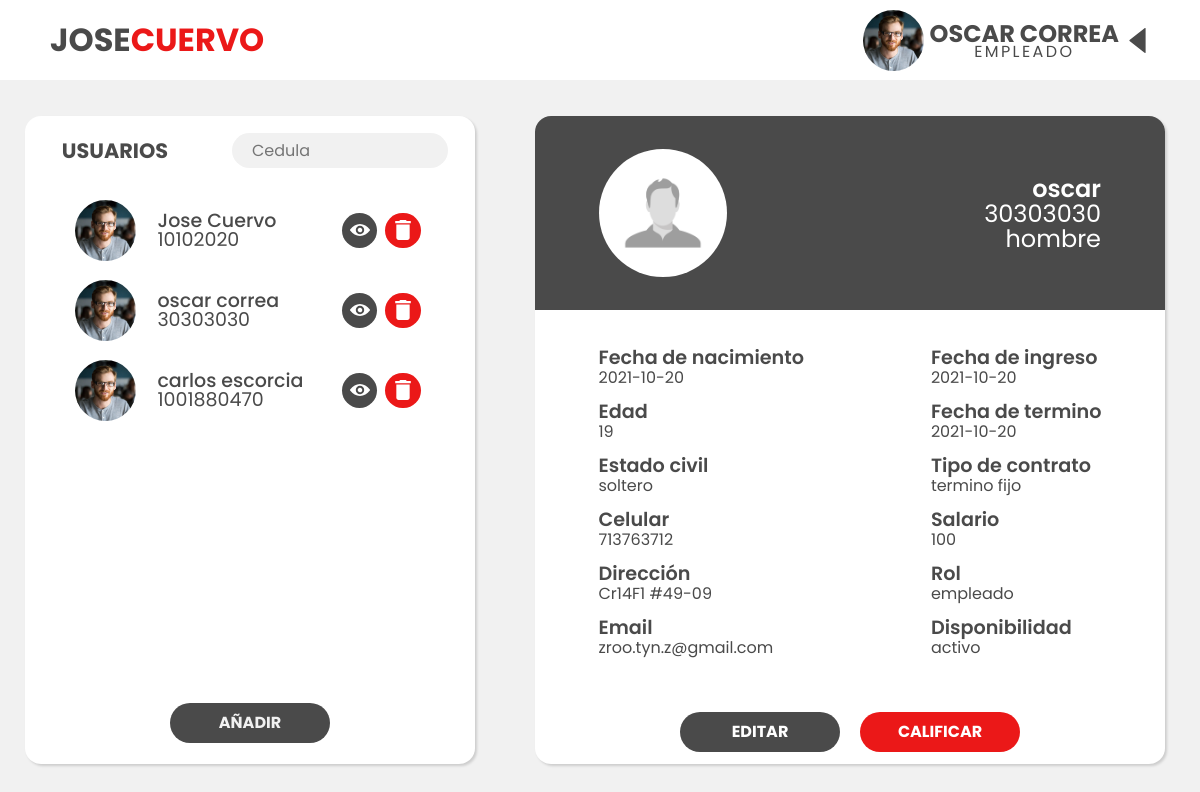
Page /dashboard/30303030 (signed in) on the earlier database version.
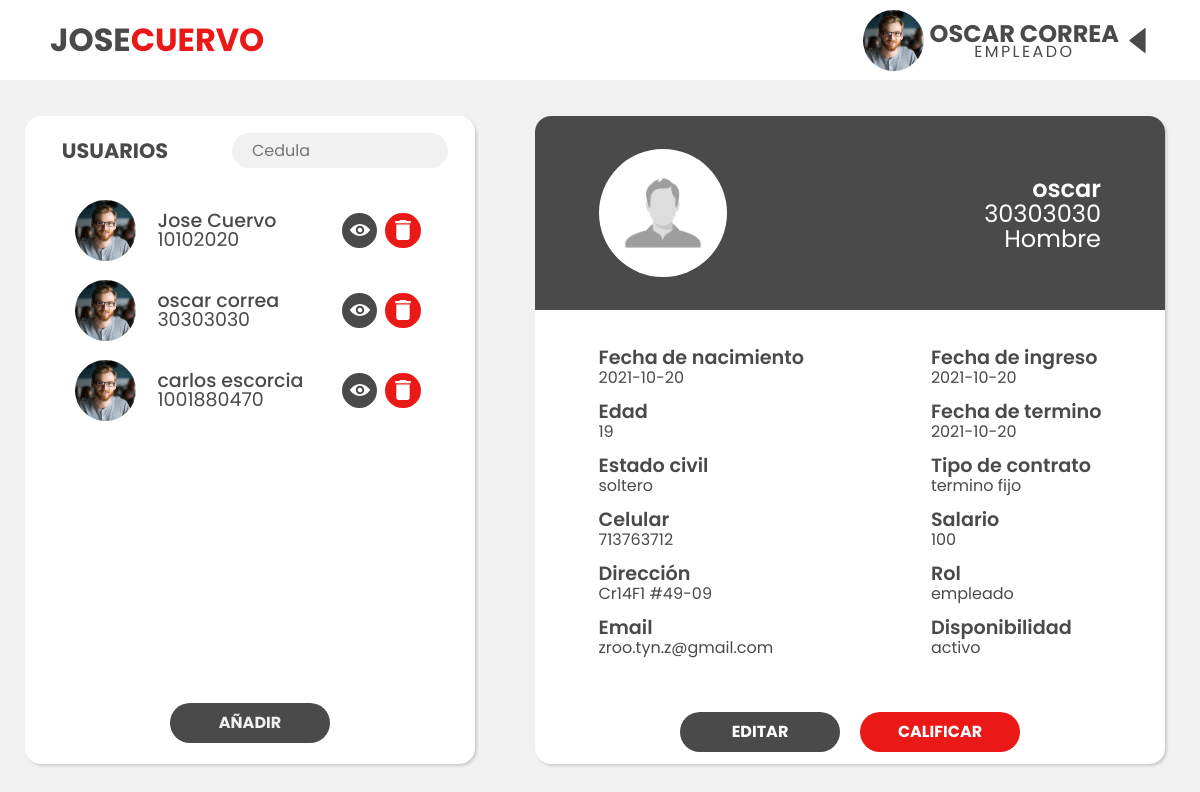
Same page on the later database version.
### tables this page shows
CREATE TABLE usuario (CC INTEGER NOT NULL, nombre VARCHAR, apellido VARCHAR, edad INTEGER, sexo CHAR NOT NULL, fecha_nacimiento DATE, estado_civil VARCHAR, celular INTEGER, direccion VARCHAR, email VARCHAR, fecha_ingreso DATE, fecha_termino DATE, tipo_contrato VARCHAR, salario INTEGER, rol INTEGER, disponibilidad BOOLEAN, foto VARCHAR, contraseña VARCHAR, primera_vez BOOLEAN, registrador VARCHAR, FOREIGN KEY (rol) REFERENCES rol (ID), PRIMARY KEY (CC));

### app.py (the view)
@app.route("/dashboard/<int:cedula>", methods=['GET'])
def buscar(cedula):
    if "usuario" in session:
        rol = roles[session["rol"]]
        target = "USUARIOS"
        if session["rol"] == 2:
            target = "EMPLEADOS"
        if request.method == "GET":
            nombres = session["nombre"] + " " + session["apellido"]
            nombres = nombres.upper()
            try:
                with sqlite3.connect('joseCuervoDB.db') as con:
                    con.row_factory = sqlite3.Row
                    cur = con.cursor()
                    cur.execute("SELECT CC,nombre,edad,estado_civil,celular,direccion,email,fecha_ingreso,fecha_termino,tipo_contrato,salario,rol,disponibilidad,foto,apellido,fecha_nacimiento,sexo FROM usuario WHERE CC=?",[str(cedula)])
                    usuario = cur.fetchone()
                    if session["rol"] == 2:
                        cur.execute("SELECT CC,nombre,foto,apellido FROM usuario WHERE CC != ? AND rol = ?",[session["usuario"],3])
                    else:
                        cur.execute("SELECT CC,nombre,foto,apellido FROM usuario WHERE CC != ?",[session["usuario"]])
                    row = cur.fetchall()
                    if usuario is None:
                        return redirect("/dashboard")
                    else:
                        return render_template("dashboard.html",nombre=nombres, rol=rol,target=target, row = row, Unombre=usuario["nombre"],edad=usuario["edad"],sexo=usuario["sexo"],cedula=usuario["CC"],nacimiento=usuario["fecha_nacimiento"],estado=usuario["estado_civil"],celular=usuario["celular"],direccion=usuario["direccion"],email=usuario["email"],ingreso=usuario["fecha_ingreso"],termino=usuario["fecha_termino"],tipo=usuario["tipo_contrato"],salario=usuario["salario"],Rol=roles[usuario["rol"]].lower(),disponible=disponible[usuario["disponibilidad"]])
            except Error as er:
                print('SQLite error: %s' % (' '.join(er.args)))
    else:
        return redirect("/")

### templates/dashboard.html (shortened to what this page needs)
{% extends "layout.html" %}
{% block head %}
<link rel="stylesheet" href="{{ url_for('static', filename='styles/vistaAdmin.css') }}">
{% endblock %}
{% block content %}
<main>
    <div class="tabla-usuarios">
        <div class="tabla-usuarios-top">
            <label>{{ target }}</label>
            <div class="search">
                <input type="text" name="" onkeyup="buscar()" id="search-box" placeholder="Cedula">
            </div>
        </div>
        <ul id="tabla">
            {% for r in row %}
            <li>
                <div class="user">
                    <img src="{{ url_for('static', filename='imgs/img.jpg') }}" alt="" class="foto-perfil">
                    <div class="user__info">
                        <p id="Tnombre">{{r["nombre"]}} {{r["apellido"]}}</p>
                        <p>{{r["CC"]}}</p>
                    </div>
                    <div class="buttons">
                        <a class="view" href="{{url_for('buscar',cedula=r['CC'])}}">
                            <img src="{{ url_for('static', filename='imgs/eye.svg') }}" alt="">
                        </a>
                        <a class="delete">
                            <img src="{{ url_for('static', filename='imgs/delete.svg') }}" alt="">
                        </a>
                    </div>
                </div>
            </li>
            {% endfor %}
        </ul>
        <div class="tabla-usuario-boton">
            <a class="button" href="/registroSuper">AÑADIR</a>
        </div>
    </div>
    <div class="info-usuarios">
        <div class="top-info">
            <img src="{{ url_for('static', filename='imgs/dafault.png') }}" alt="">
            <div class="usuario-info-ocupacion">
                <p class="nombre">{{Unombre}}</p>
                <p class="cedula">{{cedula}}</p>
                <p class="ocupacion">{{sexo}}</p>
            </div>
        </div>
        <div class="formulario">
            <div class="izq">
                <div>
                    <p class="titulo">Fecha de nacimiento</p>
                    <p>{{nacimiento}}</p>
                </div>
                <div>
                    <p class="titulo">Edad</p>
                    <p>{{edad}}</p>
                </div>
                <div>
                    <p class="titulo">Estado civil</p>
                    <p>{{estado}}</p>
                </div>
                <div>
                    <p class="titulo">Celular</p>
                    <p>{{celular}}</p>
                </div>
                <div>
                    <p class="titulo">Dirección</p>
                    <p>{{direccion}}</p>
                </div>
                <div>
                    <p class="titulo">Email</p>
                    <p>{{email}}</p>
                </div>
            </div>
            <div class="der">
                <div>
                    <p class="titulo">Fecha de ingreso</p>
                    <p>{{ingreso}}</p>
                </div>
                <div>
                    <p class="titulo">Fecha de termino</p>
                    <p>{{termino}}</p>
                </div>
                <div>
                    <p class="titulo">Tipo de contrato</p>
                    <p>{{tipo}}</p>
                </div>
                <div>
                    <p class="titulo">Salario</p>
                    <p>{{salario}}</p>
                </div>
                <div>
                    <p class="titulo">Rol</p>
                    <p>{{Rol}}</p>
                </div>
                <div>
                    <p class="titulo">Disponibilidad</p>
                    <p>{{disponible}}</p>
                </div>
            </div>
        </div>
        <div class="info-usuarios-buttons">
            <a id="editar"  href="" class="button" >
                <p>EDITAR</p>
            </a>
            <a id="calificar" href="" class="button">
                <p>CALIFICAR</p>
            </a>
        </div>
    </div>
</main>
{% endblock %}

### templates/layout.html (shortened to what this page needs)
<!DOCTYPE html>
<html lang="en">
<head>
    <link rel="stylesheet" href="{{ url_for('static', filename='styles/normalize.css') }}">
    <link rel="stylesheet" href="{{ url_for('static', filename='styles/layout.css') }}">
    {% block head %}
    {% endblock %}
</head>
<body>
    <nav class="top">
        <div class="navegacion">
            <label id="logo">JOSE<span>CUERVO</span></label>
            <div class="menu">
                <div class="cuenta">
                    <img src="{{ url_for('static', filename='imgs/img.jpg') }}" alt="foto" id="perfil">
                    <div>
                        <label id="nombre">{{nombre}}</label>
                        <label id="rol">{{rol}}</label>
                    </div>
                    <img src="{{ url_for('static', filename='imgs/downtriangle.svg') }}" alt="icono" id="iconT">
                </div>
            </div>
        </div>
    </nav>
    {% block content %}
    {% endblock %}
</body>
</html>

### static/styles/layout.css (style rules this page uses)
body { background-color: var(--background-color); }
.top { height: 80px; width: 100%; background-color: var(--white); }
.navegacion { display: flex; justify-content: space-between; padding: 0 50px; align-items: center; height: 100%; }
#logo { font-size: 2rem; font-weight: 700; }
#logo span { font-size: 2rem; font-weight: 700; color: var(--main-color); }
.cuenta { display: flex; height: 100%; align-items: center; }
.cuenta div { display: flex; flex-direction: column; justify-content: center; height: 100%; }
#iconT { height: 25px; width: 25px; transform: rotate(90deg); transition: .4s; margin-left: 6px; }
#perfil { height: 61px; width: 61px; border-radius: 50%; object-fit: cover; margin-right: 6px; }
#nombre { font-size: 1.5rem; font-weight: 700; text-align: center; }
#rol { font-size: 1rem; text-align: center; margin-top:-0.7rem; letter-spacing: 0.15rem; }
.menu { position: relative; height: 100%; }

### static/styles/vistaAdmin.css (style rules this page uses)
main { width: 100vw; min-height: calc(100vh - 80px); display: grid; grid-template-columns: minmax(500px, 2fr) minmax(700px, 3fr); align-items: center; }
.tabla-usuarios, .info-usuarios { background-color: white; border-radius: 1rem; width: 90%; margin: auto; height: 90%; box-shadow: rgba(0, 0, 0, 0.15) 1.95px 1.95px 2.6px; }
.tabla-usuarios { display: flex; flex-direction: column; align-items: center; }
.tabla-usuarios-top { width: 100%; display: flex; align-items: center; height: 70px; }
.tabla-usuarios-top label { font-size: 1.3rem; font-weight: 700; text-align: center; width: 40%; }
.search { display: flex; justify-content: center; width: 60%; }
.search input[type=text] { border: 0; background-color: var(--background-color); border-radius: 1.25rem; width: 80%; height: 2.2rem; padding: 0.75rem 1.25rem; }
ul { list-style-type: none; width: 97%; height: 80%; display: flex; flex-direction: column; align-items: center; overflow-y: scroll; }
li { width: 80%; height: 4.2rem; margin-top: 0.8rem; }
.view, .delete { display: flex; width: 2.2rem; height: 2.2rem; border: 0; margin: 0 4px; border-radius: 50%; justify-content: center; align-items: center; }
.view { background-color: var(--secondary-color); }
.delete { background-color: var(--main-color); }
.delete img, .view img { object-fit: cover; height: 20px; width: 20px; }
.foto-perfil { height: 61px; width: 61px; border-radius: 50%; object-fit: cover; margin-right: 6px; }
.user { width: 100%; height: 98%; display: flex; align-items: center; justify-content: space-evenly; }
.user__info { display: flex; justify-content: center; flex-direction: column; width: 70%; height: 98%; font-size: 0.85em; }
.user__info p { font-size: 1.4em; font-weight: 500; padding-left: 15px; }
.user__info p + p { font-size: 1.4em; font-weight: 400; margin-top: -10px; }
.buttons { max-width: 100px; display: flex; }
.tabla-usuario-boton { display: flex; width: 100%; height: calc(20% - 70px); justify-content: center; align-items: center; margin-bottom: 12px; }
.info-usuarios-buttons p { color: white; }
.button { border: 0; border-radius: 25px; height: 2.5rem; width: 10rem; color: var(--background-color); background-color: var(--secondary-color); font-weight: bold; align-items: center; }
.top-info { display: flex; background: var(--secondary-color); border-radius: 1rem 1rem 0 0; width: 100%; height: 30%; align-items: center; justify-content: space-between; padding: 0 4rem; }
.top-info img { background: white; height: 8rem; width: 8rem; border-radius: 50%; object-fit: cover; }
.top-info p { text-align: right; color: white; }
.nombre { font-size: 1.5rem; font-weight: 600; }
.cedula { font-size: 1.5rem; margin-top: -10px; }
.ocupacion { font-size: 1.5rem; font-weight: 400; margin-top: -10px; }
.titulo { color: var(--secondary-color); font-weight: 600; font-size: 1.2rem; }
.izq p,.der p { height: 2rem; }
.izq p + p,.der p + p { margin-top: -10px; }
.formulario { height: 60%; display: flex; justify-content: space-around; align-items: center; }
.info-usuarios-buttons { height: 10%; display: flex; justify-content: center; align-items: center; }
#calificar { background: var(--main-color); margin-left: 20px; }
a { display: flex; align-items: center; justify-content: center; text-decoration: none; }

Differences in the rows shown:
changed usuario "oscar": sexo "hombre" → "Hombre"
